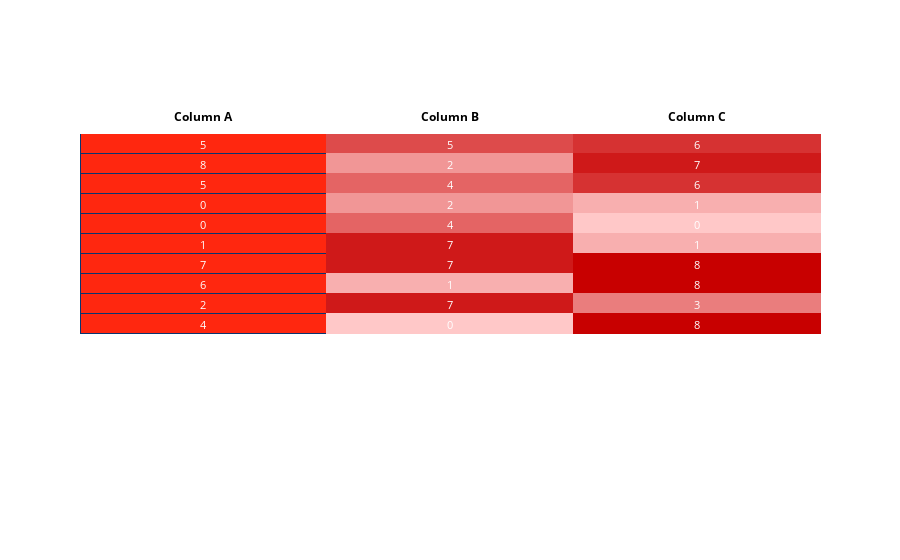

Notebook code for this chart:
### Code cell
from plotly.colors import n_colors
np.random.seed(1)

colors = n_colors('rgb(255, 200, 200)', 'rgb(200, 0, 0)', 9, colortype='rgb')
a = np.random.randint(low=0, high=9, size=10)
b = np.random.randint(low=0, high=9, size=10)
c = np.random.randint(low=0, high=9, size=10)

fig = go.Figure(data=[go.Table(
  header=dict(
    values=['<b>Column A</b>', '<b>Column B</b>', '<b>Column C</b>'],
    line_color='white', fill_color='white',
    align='center',font=dict(color='black', size=12)
  ),
  cells=dict(
    values=[a, b, c],
    line_color=['#0a346f',np.array(colors)[b], np.array(colors)[c]],
    fill_color=['#ff270f',np.array(colors)[b], np.array(colors)[c]],
    align='center', font=dict(color='white', size=11)
    ))
])

fig.show()

### Figure 1 — Plotly figure (JSON) as saved in the notebook; plotly's stock layout.template omitted (floating-point values rounded to 4 significant figures)
{"data": [{"cells": {"align": "center", "fill": {"color": ["#ff270f", ["rgb(220.625, 75.0, 75.0)", "rgb(241.25, 150.0, 150.0)", "rgb(227.5, 100.0, 100.0)", "rgb(241.25, 150.0, 150.0)", "rgb(227.5, 100.0, 100.0)", "rgb(206.875, 25.0, 25.0)", "rgb(206.875, 25.0, 25.0)", "rgb(248.125, 175.0, 175.0)", "rgb(206.875, 25.0, 25.0)", "rgb(255.0, 200.0, 200.0)"], ["rgb(213.75, 50.0, 50.0)", "rgb(206.875, 25.0, 25.0)", "rgb(213.75, 50.0, 50.0)", "rgb(248.125, 175.0, 175.0)", "rgb(255.0, 200.0, 200.0)", "rgb(248.125, 175.0, 175.0)", "rgb(200.0, 0.0, 0.0)", "rgb(200.0, 0.0, 0.0)", "rgb(234.375, 125.0, 125.0)", "rgb(200.0, 0.0, 0.0)"]]}, "font": {"color": "white", "size": 11}, "line": {"color": ["#0a346f", ["rgb(220.625, 75.0, 75.0)", "rgb(241.25, 150.0, 150.0)", "rgb(227.5, 100.0, 100.0)", "rgb(241.25, 150.0, 150.0)", "rgb(227.5, 100.0, 100.0)", "rgb(206.875, 25.0, 25.0)", "rgb(206.875, 25.0, 25.0)", "rgb(248.125, 175.0, 175.0)", "rgb(206.875, 25.0, 25.0)", "rgb(255.0, 200.0, 200.0)"], ["rgb(213.75, 50.0, 50.0)", "rgb(206.875, 25.0, 25.0)", "rgb(213.75, 50.0, 50.0)", "rgb(248.125, 175.0, 175.0)", "rgb(255.0, 200.0, 200.0)", "rgb(248.125, 175.0, 175.0)", "rgb(200.0, 0.0, 0.0)", "rgb(200.0, 0.0, 0.0)", "rgb(234.375, 125.0, 125.0)", "rgb(200.0, 0.0, 0.0)"]]}, "values": [[5, 8, 5, 0, 0, 1, 7, 6, 2, 4], [5, 2, 4, 2, 4, 7, 7, 1, 7, 0], [6, 7, 6, 1, 0, 1, 8, 8, 3, 8]]}, "header": {"align": "center", "fill": {"color": "white"}, "font": {"color": "black", "size": 12}, "line": {"color": "white"}, "values": ["<b>Column A</b>", "<b>Column B</b>", "<b>Column C</b>"]}, "type": "table"}], "layout": {}}
